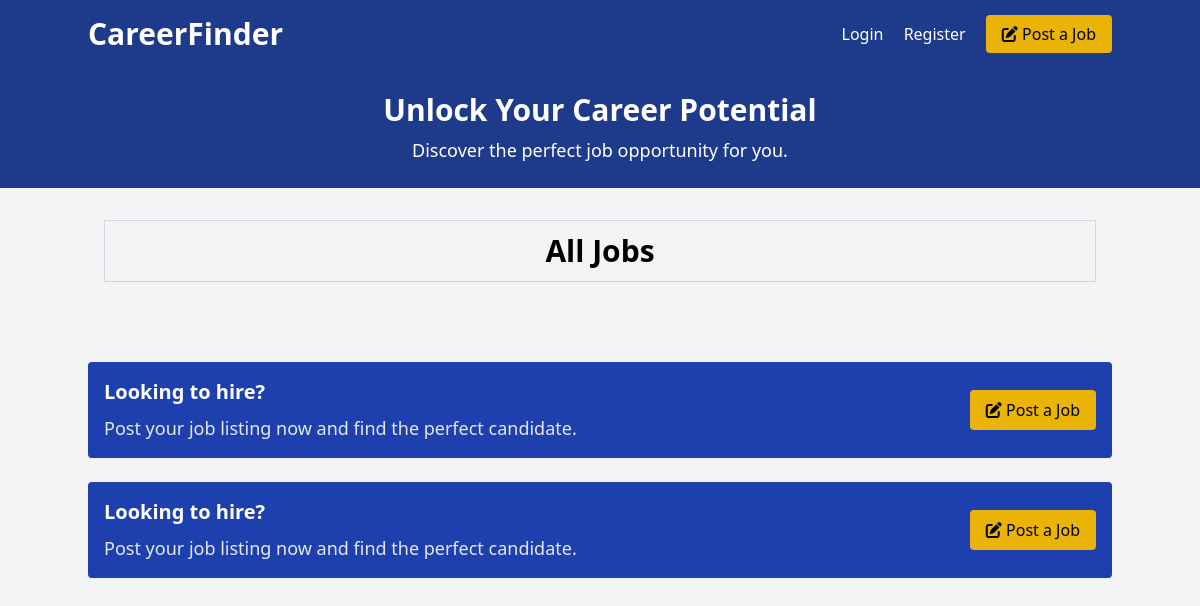
The app's page /listings.php, older data.
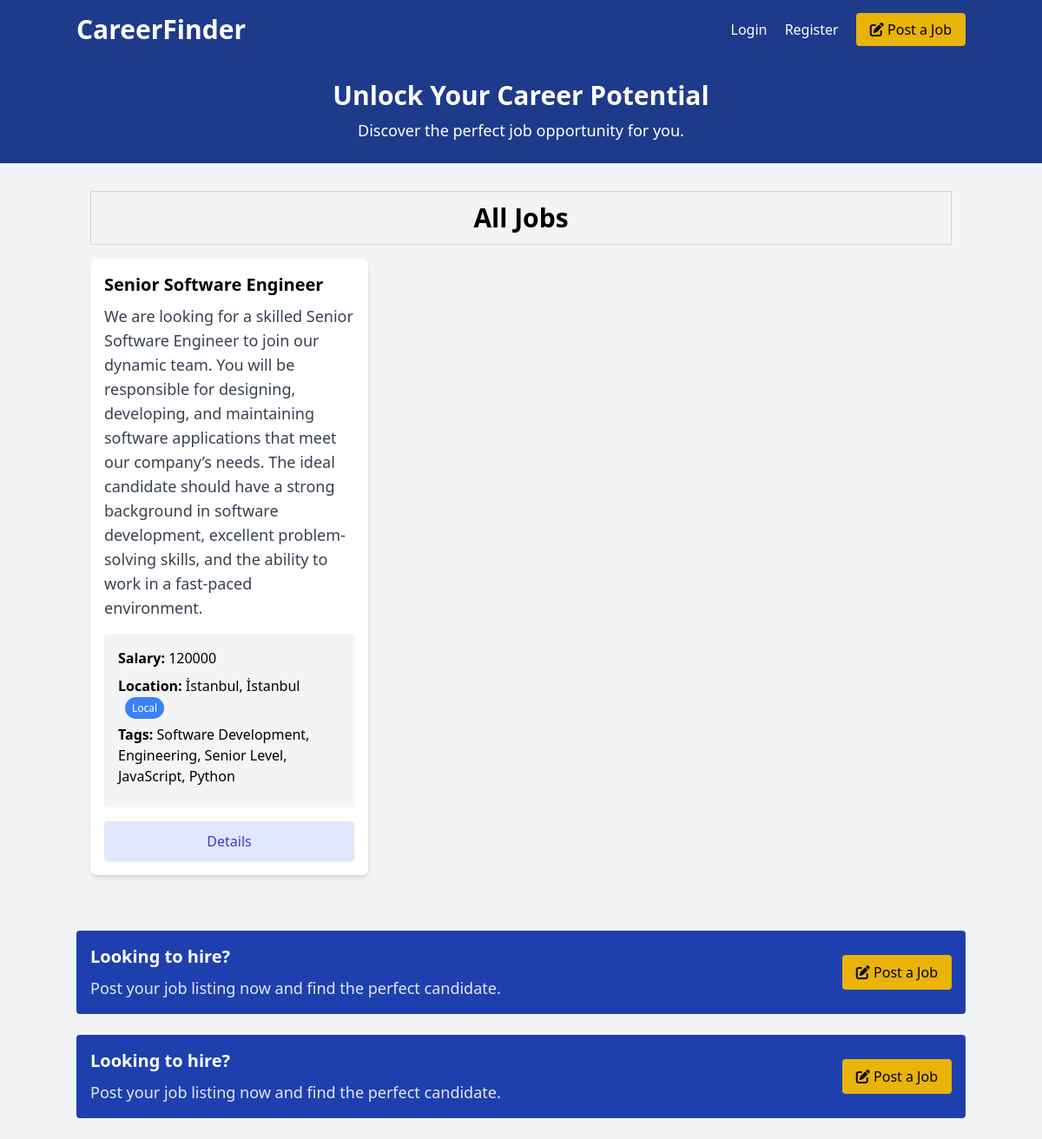
The same page, newer data.
### tables this page shows
CREATE TABLE jobs (
        id INTEGER PRIMARY KEY AUTOINCREMENT,
        title TEXT NOT NULL,
        description TEXT NOT NULL,
        salary TEXT NOT NULL,
        location TEXT NOT NULL,
        type TEXT NOT NULL,
        tags TEXT NOT NULL,
        requirements TEXT NOT NULL,
        benefits TEXT NOT NULL,
        company TEXT NOT NULL,
        address TEXT NOT NULL,
        city TEXT NOT NULL,
        state TEXT NOT NULL,
        phone TEXT NOT NULL,
        email TEXT NOT NULL,
        created_at TEXT DEFAULT CURRENT_TIMESTAMP
    );

### listings.php (the view)
<?php include 'templates/header.php'; ?>
<section class="bg-blue-900 text-white py-6 text-center">
    <div class="container mx-auto">
        <h2 class="text-3xl font-semibold">Unlock Your Career Potential</h2>
        <p class="text-lg mt-2">Discover the perfect job opportunity for you.</p>
    </div>
</section>
<section>
    <div class="container mx-auto p-4 mt-4">
        <div class="text-center text-3xl mb-4 font-bold border border-gray-300 p-3">All Jobs</div>
        <div class="grid grid-cols-1 md:grid-cols-3 gap-4 mb-6">
            <?php
            include 'config.php';
            $stmt = $pdo->query("SELECT * FROM jobs ORDER BY created_at DESC");
            while ($job = $stmt->fetch()) {
                echo '<div class="rounded-lg shadow-md bg-white">
                        <div class="p-4">
                            <h2 class="text-xl font-semibold">' . htmlspecialchars($job["title"]) . '</h2>
                            <p class="text-gray-700 text-lg mt-2">' . htmlspecialchars($job["description"]) . '</p>
                            <ul class="my-4 bg-gray-100 p-4 rounded">
                                <li class="mb-2"><strong>Salary:</strong> ' . htmlspecialchars($job["salary"]) . '</li>
                                <li class="mb-2"><strong>Location:</strong> ' . htmlspecialchars($job["location"]) . '
                                    <span class="text-xs bg-blue-500 text-white rounded-full px-2 py-1 ml-2">' . htmlspecialchars($job["type"]) . '</span>
                                </li>
                                <li class="mb-2"><strong>Tags:</strong> ' . htmlspecialchars($job["tags"]) . '</li>
                            </ul>
                            <a href="details.php?id=' . $job["id"] . '" class="block w-full text-center px-5 py-2.5 shadow-sm rounded border text-base font-medium text-indigo-700 bg-indigo-100 hover:bg-indigo-200">Details</a>
                        </div>
                    </div>';
            }
            ?>
        </div>
    </div>
</section>
<section class="container mx-auto my-6">
    <div class="bg-blue-800 text-white rounded p-4 flex items-center justify-between">
        <div>
            <h2 class="text-xl font-semibold">Looking to hire?</h2>
            <p class="text-gray-200 text-lg mt-2">Post your job listing now and find the perfect candidate.</p>
        </div>
        <a href="post-job.php" class="bg-yellow-500 hover:bg-yellow-600 text-black px-4 py-2 rounded hover:shadow-md transition duration-300">
            <i class="fa fa-edit"></i> Post a Job
        </a>
    </div>
</section>
<?php include 'templates/footer.php'; ?>

Row changes from the older to the newer data that the page shows:
added jobs: title "Senior Software Engineer", description "We are looking for a skilled Senior Software Engineer to join our dynamic team. You will be responsible for designing, developing, and maintaining software applications that meet our company’s needs. The ideal candidate should have a strong background in software development, excellent problem-solving skills, and the ability to work in a fast-paced environment.", salary "120000", location "İstanbul, İstanbul", type "Local", tags "Software Development, Engineering, Senior Level, JavaScript, Python"
